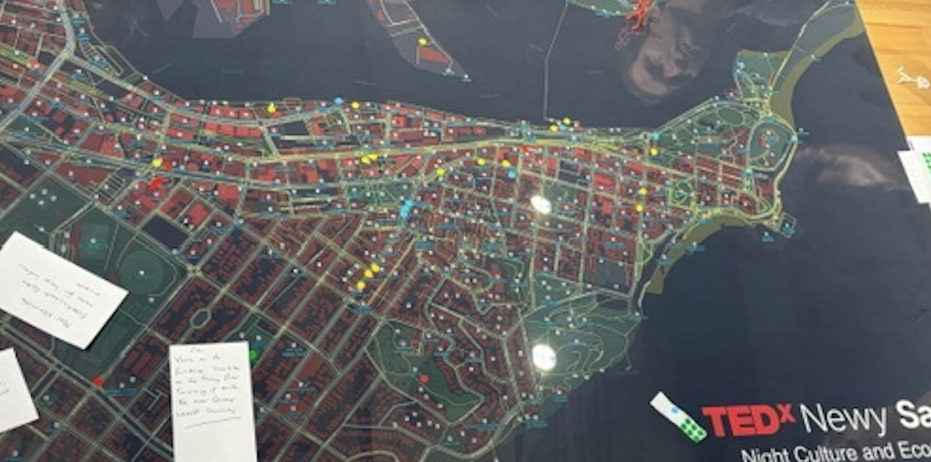
#> input picture Map Photo.png, 1862 x 924 px (shown at 1/2 size)
$ python _detect_dots.py
#> lines starting #> are read from the running program, lines starting #| are printed output that depends on the picture; after the words box and inside, x2 and y2 are one past the last pixel; in counts of white or black regions, pixels touching at a corner belong together
"""
Detect yellow glow-sticker dots on the salon-table map photo,
cluster into individual dots, and write their normalised positions
to a JSON file consumable by the insights page.

Approach:
  1. HSV-style colour filter for bright yellow (allows for camera flash variance)
  2. Mask out: TEDx logo (bottom-right), white note papers (left), wood table edges
  3. Connected-component label → dot centroids + areas
  4. Identify 4 corresponding landmarks in photo and clean map
  5. Compute homography (4-point perspective transform) photo → clean-map coords
  6. Output: list of (x, y) in clean-map normalised 0-1 space, plus an annotated debug PNG
"""
import json, pathlib
import numpy as np
from PIL import Image, ImageDraw, ImageFont
from scipy.ndimage import label, center_of_mass

ROOT = pathlib.Path(".")
PHOTO = ROOT / "Map Photo.png"
CLEAN = ROOT / "Night Culture.png"

img = np.array(Image.open(PHOTO).convert("RGB"))
H, W = img.shape[:2]
#> H = 924; W = 1862
R, G, B = img[..., 0].astype(int), img[..., 1].astype(int), img[..., 2].astype(int)
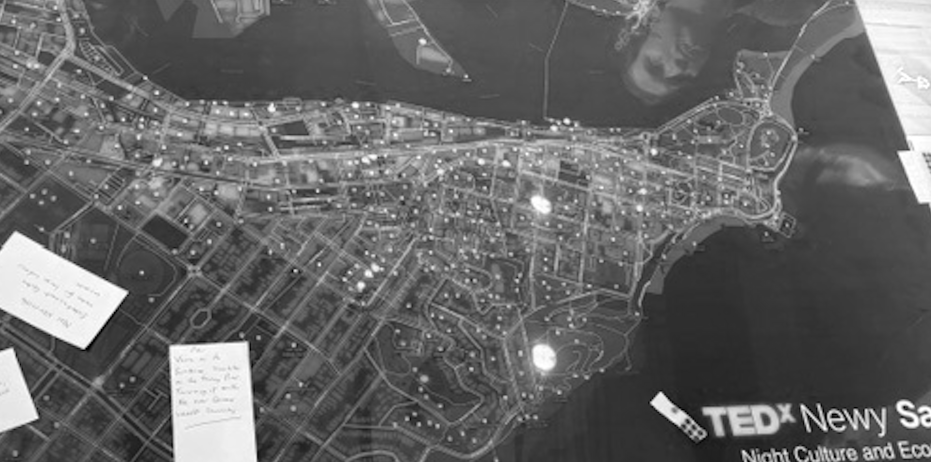
#> R: shape (924, 1862) int64 (shown at 1/2 size); min 0, max 255, mean 101.9
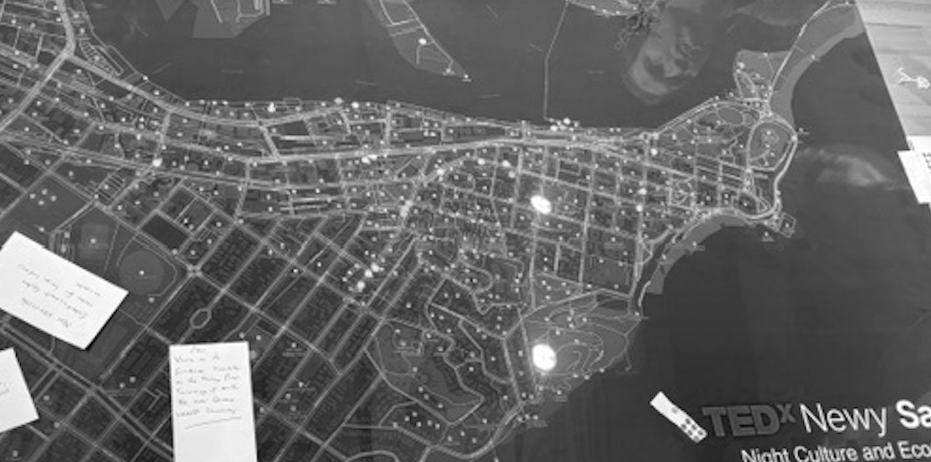
#> G: shape (924, 1862) int64 (shown at 1/2 size); min 0, max 255, mean 102.2
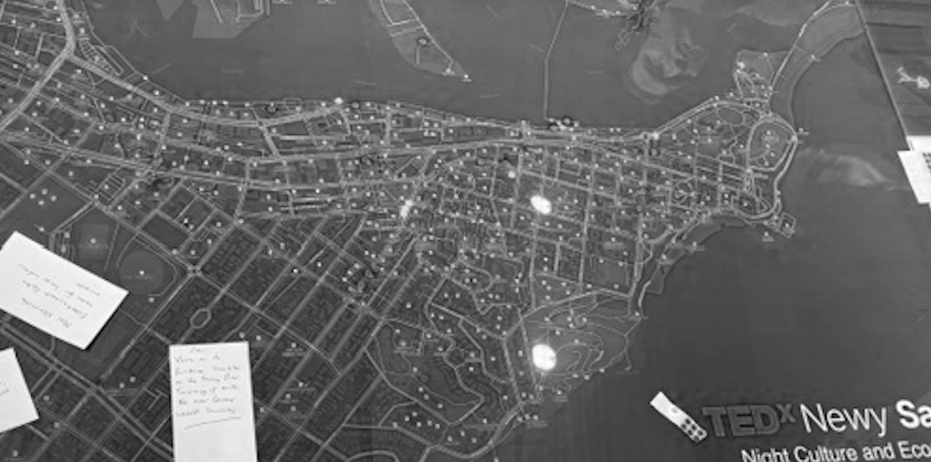
#> B: shape (924, 1862) int64 (shown at 1/2 size); min 0, max 255, mean 102.1

# ---- Colour filter ----
# Bright yellow: high R, high G, low B, R~G; allow some camera-flash washout
luminance = 0.299*R + 0.587*G + 0.114*B
yellow = (
    (R > 170) & (G > 150) & (B < 160) &
    (np.abs(R - G) < 60) &
    (R > B + 30) &
    (luminance > 150)
)
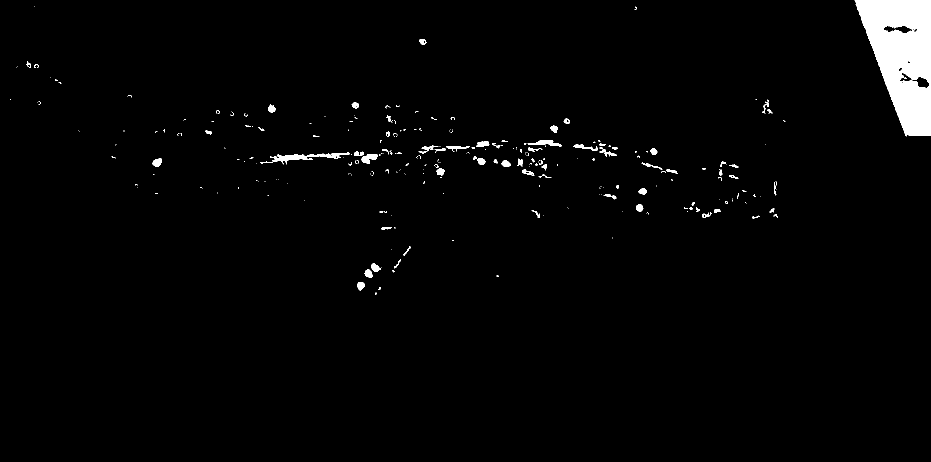
#> yellow: shape (924, 1862) bool (shown at 1/2 size); 2.1% white; 277 white regions (202 under 20 px), largest, box (x1, y1, x2, y2) and area: (1709, 0, 1862, 273) 26508, (520, 305, 700, 329) 1209, (1055, 280, 1124, 293) 421

# ---- Mask out non-map regions ----
mask = np.ones_like(yellow, dtype=bool)
mask[int(H*0.68):, int(W*0.66):] = False   # bottom-right: TEDx logo
mask[int(H*0.55):, :int(W*0.18)] = False   # bottom-left: white notes
mask[:int(H*0.04), :] = False              # top edge: bezel
mask[int(H*0.97):, :] = False              # bottom edge: wood
mask[:, int(W*0.985):] = False             # right edge: wood/table
yellow = yellow & mask
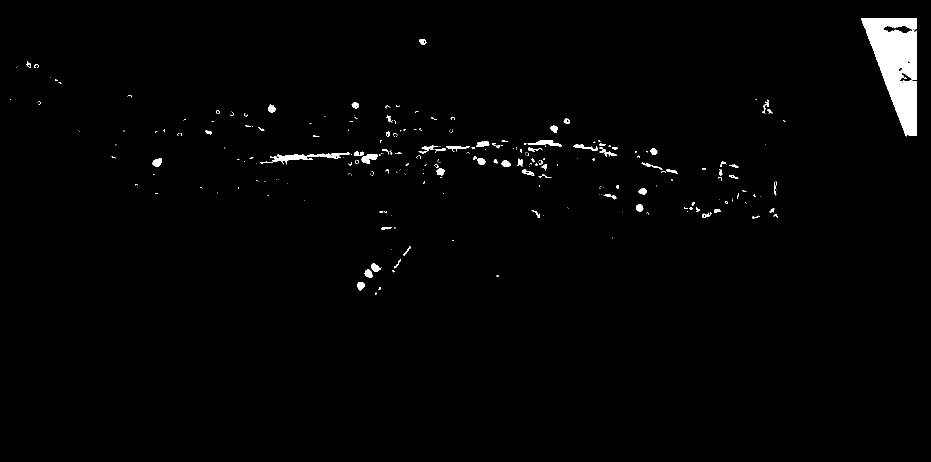
#> yellow: shape (924, 1862) bool (shown at 1/2 size); 1.4% white; 275 white regions (200 under 20 px), largest, box (x1, y1, x2, y2) and area: (1722, 36, 1834, 273) 15041, (520, 305, 700, 329) 1209, (1055, 280, 1124, 293) 421

# ---- Connected components ----
labels, n = label(yellow)
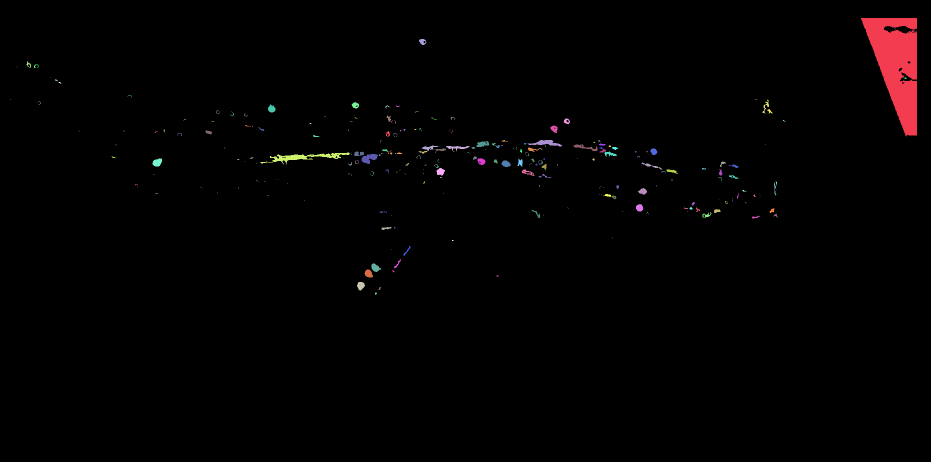
#> labels: shape (924, 1862) int32 (shown at 1/2 size); 398 distinct labels, from 0 to 397; one colour per label, 0 black
#> n = 397
print(f"Raw clusters: {n}")
#| Raw clusters: 397

# Filter clusters by size
sizes = np.bincount(labels.ravel())
#> sizes = 398 values, max 1696090 at index 0, min 1 at index 2, mean 4322.8
sizes[0] = 0   # background
keep = np.where((sizes >= 4) & (sizes <= 250))[0]
#> keep = 164 values from 10 to 397
print(f"Plausible dots: {len(keep)} (sizes {sizes[keep].min()}–{sizes[keep].max()})")
#| Plausible dots: 164 (sizes 4–231)

centroids = []
for k in keep:
    cy, cx = center_of_mass(labels == k)
    centroids.append((float(cx), float(cy)))
#> this loop made 164 passes
#> (k, cy, cx) on passes 1 to 3: (10, 82.99, 844.7), (11, 128.8, 57.02), (12, 131.6, 71.29)
#> after the loop, centroids = 164 pairs, first value 57.02 to 1810.4, second value 82.99 to 586.6
centroids.sort()

# ---- Save annotated debug image ----
debug = Image.open(PHOTO).convert("RGB").copy()
draw = ImageDraw.Draw(debug)
for cx, cy in centroids:
    r = 8
    draw.ellipse([cx-r, cy-r, cx+r, cy+r], outline=(255, 0, 255), width=2)
#> this loop made 164 passes
#> (cx, cy) on passes 1 to 3: (57.02, 128.8), (71.29, 131.6), (112, 159.9)
debug.save("_crops/dots_detected.png")
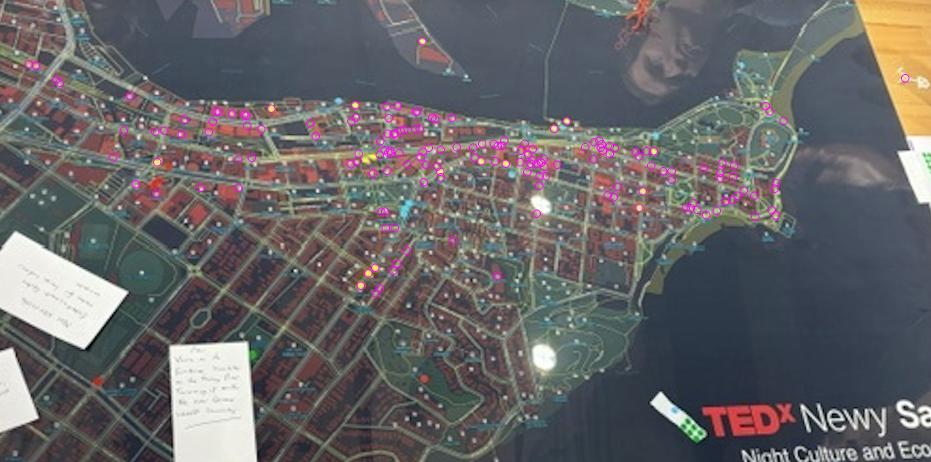
#> saved as dots_detected.png: PIL image 1862x924 RGB (shown at 1/2 size); mean R, G, B 102.7, 101.1, 103.2

# ---- 4-point perspective transform: photo → clean-map ----
# Manually-picked landmarks visible in BOTH images.
# Coordinates are (x, y) in pixels; first list is photo, second is clean map.
# Landmarks (chosen so they're far apart for stability):
#   1. Tip of Newcastle East peninsula (right-side cape jutting into ocean)
#   2. Top-left harbour edge — where the dark land meets water (top of map)
#   3. Where the foreshore curve bottoms out near the harbour pavilion
#   4. Bottom-left of visible streets (residential corner)
#
# Photo coords measured by inspection at 1862×924; clean coords at 7021×4967.
photo_pts = np.array([
    [ 580, 130],    # foreshore edge mid-harbour (where land meets water)
    [1690,  85],    # eastern tip of Newcastle East peninsula
    [1620, 440],    # south coast of NE peninsula meeting ocean
    [ 240, 880],    # bottom-left visible streets (residential)
], dtype=float)

map_pts = np.array([
    [1800,  900],   # foreshore edge in clean map
    [5750,  450],   # NE peninsula east tip in clean map
    [5550, 2900],   # NE peninsula south coast in clean map
    [ 250, 4500],   # bottom-left clean-map streets
], dtype=float)


def homography(src, dst):
    """Compute 3x3 homography matrix mapping src→dst points (4 pairs)."""
    A = []
    for (x, y), (X, Y) in zip(src, dst):
        A.append([-x, -y, -1, 0, 0, 0, x*X, y*X, X])
        A.append([0, 0, 0, -x, -y, -1, x*Y, y*Y, Y])
    A = np.asarray(A)
    _, _, V = np.linalg.svd(A)
    H = V[-1].reshape(3, 3)
    return H / H[2, 2]


def apply_h(H, pts):
    pts = np.asarray(pts)
#> pts has the same summary as centroids outside apply_h
    n = pts.shape[0]
#> n = 164
    homo = np.hstack([pts, np.ones((n, 1))])
#> homo = 164 rows, first 8: [57.02, 128.8, 1], [71.29, 131.6, 1], [112, 159.9, 1], [119.2, 165, 1], [226.6, 314.3, 1], [247.5, 261.5, 1], [260.4, 191.1, 1], [271.2, 368.7, 1]
    out = homo @ H.T
#> out = 164 rows, first 8: [689.7, 900.9, 0.956], [708.5, 905.8, 0.951], [741.1, 985.8, 0.935], [746.8, 1000.3, 0.932], [754.5, 1455.9, 0.87], [841.6, 1276.6, 0.877], [934.9, 1042.1, 0.891], [765.7, 1620.1, 0.846]
    return out[:, :2] / out[:, 2:3]


Hmat = homography(photo_pts, map_pts)
mapped = apply_h(Hmat, np.array(centroids))
#> mapped = 164 pairs, first value 721.7 to 6481.9, second value 658 to 3231

# Filter dots that fall outside the clean-map bounds
#> (the run stopped early here; a loop or call above may not have finished)
